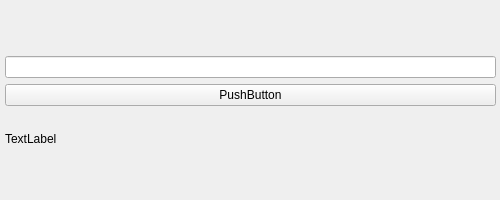
<?xml version="1.0" encoding="UTF-8"?>
<ui version="4.0">
 <class>MainWindow</class>
 <widget class="QMainWindow" name="MainWindow">
  <property name="geometry">
   <rect>
    <x>0</x>
    <y>0</y>
    <width>500</width>
    <height>200</height>
   </rect>
  </property>
  <property name="minimumSize">
   <size>
    <width>500</width>
    <height>200</height>
   </size>
  </property>
  <property name="maximumSize">
   <size>
    <width>500</width>
    <height>200</height>
   </size>
  </property>
  <property name="windowTitle">
   <string>MainWindow</string>
  </property>
  <widget class="QWidget" name="centralwidget">
   <widget class="QWidget" name="verticalLayoutWidget">
    <property name="geometry">
     <rect>
      <x>0</x>
      <y>0</y>
      <width>501</width>
      <height>201</height>
     </rect>
    </property>
    <layout class="QVBoxLayout" name="verticalLayout">
     <property name="leftMargin">
      <number>5</number>
     </property>
     <property name="topMargin">
      <number>5</number>
     </property>
     <property name="rightMargin">
      <number>5</number>
     </property>
     <property name="bottomMargin">
      <number>5</number>
     </property>
     <item>
      <spacer name="verticalSpacer_2">
       <property name="orientation">
        <enum>Qt::Vertical</enum>
       </property>
       <property name="sizeHint" stdset="0">
        <size>
         <width>20</width>
         <height>40</height>
        </size>
       </property>
      </spacer>
     </item>
     <item>
      <widget class="QLineEdit" name="lineEdit"/>
     </item>
     <item>
      <widget class="QPushButton" name="pushButton">
       <property name="text">
        <string>PushButton</string>
       </property>
      </widget>
     </item>
     <item>
      <layout class="QGridLayout" name="gridLayout_2">
       <item row="0" column="1">
        <widget class="QLabel" name="wea_loc">
         <property name="text">
          <string/>
         </property>
        </widget>
       </item>
       <item row="0" column="0">
        <widget class="QLabel" name="wea_icon">
         <property name="text">
          <string/>
         </property>
        </widget>
       </item>
       <item row="1" column="0">
        <widget class="QLabel" name="label">
         <property name="text">
          <string>TextLabel</string>
         </property>
        </widget>
       </item>
      </layout>
     </item>
     <item>
      <spacer name="verticalSpacer">
       <property name="orientation">
        <enum>Qt::Vertical</enum>
       </property>
       <property name="sizeHint" stdset="0">
        <size>
         <width>20</width>
         <height>40</height>
        </size>
       </property>
      </spacer>
     </item>
    </layout>
   </widget>
  </widget>
 </widget>
 <resources/>
 <connections/>
</ui>
